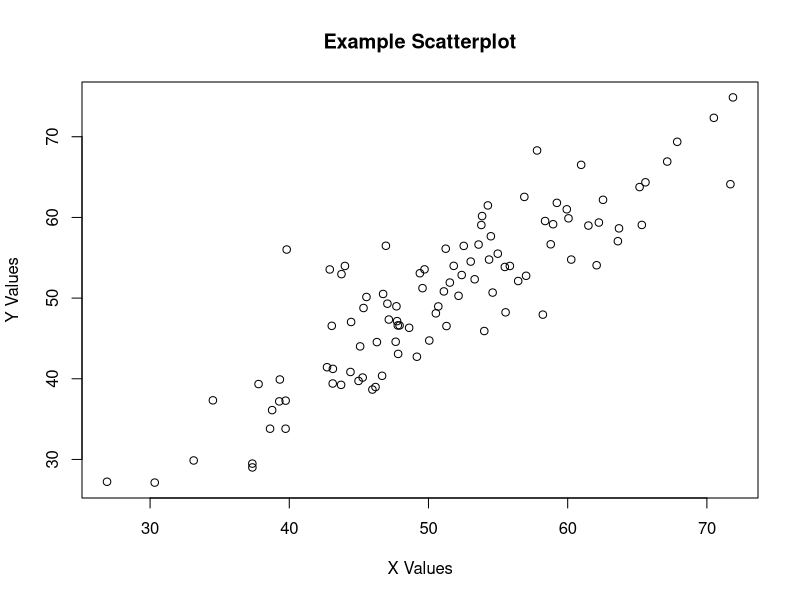

The R source for this figure:
set.seed(123)
x <- rnorm(100, mean = 50, sd = 10)
y <- x + rnorm(100, mean = 0, sd = 5)
plot(x, y, main = "Example Scatterplot", xlab = "X Values", ylab = "Y Values")
